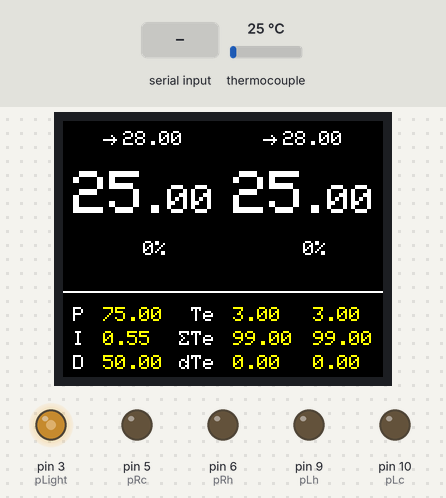
This sketch was run on a simulated Arduino Uno, built with avr-gcc and run on an emulated ATmega328P. On the bench: 160×128 colour display, output pins drawn as LEDs (lit = HIGH). Inputs (shaded band) come from the test bench; at power-on: thermocouple 25 °C. What the sketch prints to the serial monitor is not drawn.

Above: at 1.3 s.
1.4 s: "Lh" received over Serial
At 2.6 s:
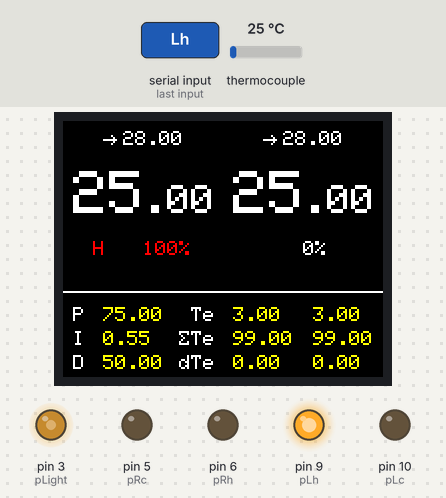
2.9 s: "Lc" received over Serial
At 3.2 s:
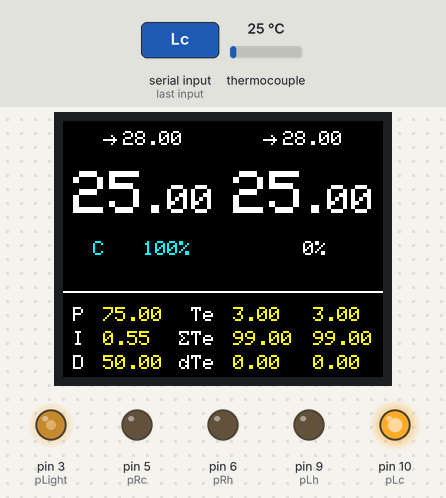
4.4 s: "Rh" received over Serial
At 4.8 s:
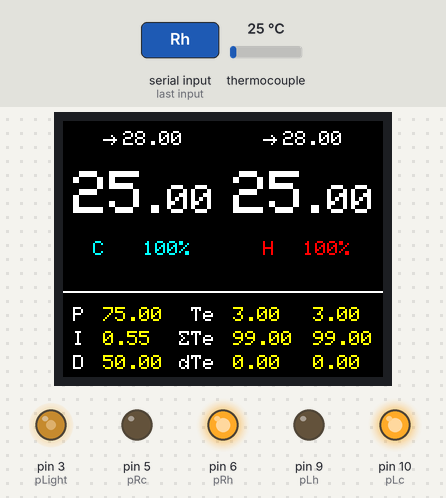
5.9 s: "Rc" received over Serial
At 6.5 s:
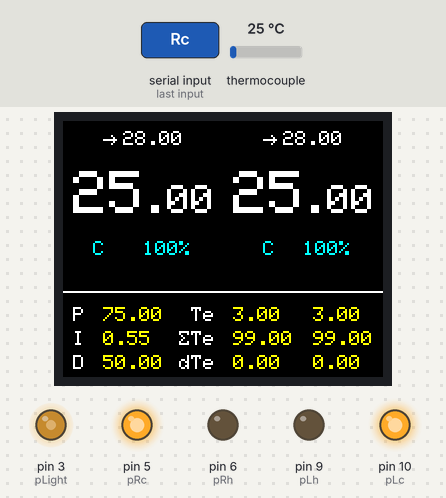
7.4 s: thermocouple set to 75 °C
At 7.6 s:
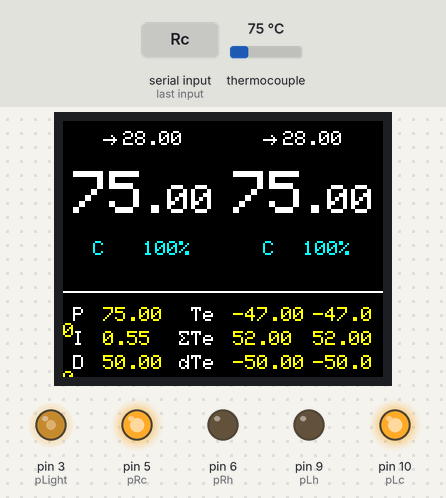
8.9 s: "light" received over Serial
At 9.23 s:
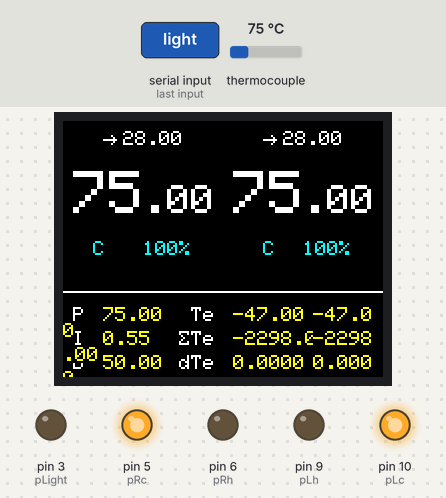
Timing chart, 0 to 11.9 s (numbered marks = the images above; inputs shaded):
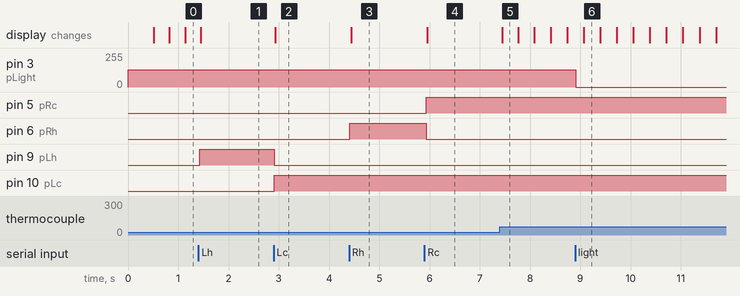

The sketch:

ThermoMaster.ino
```cpp
// (licence header left out)
// --- INCLUDES --------------------------------------------------------

#include <Adafruit_MAX31856.h> // Thermocouples
#include <Adafruit_GFX.h>      // Core graphics library
#include <Adafruit_ST7735.h>   // Hardware-specific library
#include <SPI.h>

// --- #DEFINEs --------------------------------------------------------

// Color definitions
#define BLACK   0x0000
#define GRAY    0x8410
#define WHITE   0xFFFF
#define RED     0xF800
#define ORANGE  0xFA60
#define YELLOW  0xFFE0
#define LIME    0x07FF
#define GREEN   0x07E0
#define CYAN    0x07FF
#define AQUA    0x04FF
#define BLUE    0x001F
#define MAGENTA 0xF81F
#define PINK    0xF8FF

// --- PINOUTS ---------------------------------------------------------

// --- IR Light

const int pLight = 3;

// --- Temperature sensors

// NB: Use of Hardware SPI:
// pin 11 (ISCP 4) is MOSI/SDI
// pin 12 (ICSP 1) is MISO/SDO
// pin 13 (ISCP 3) is CLK
const int plSensor = 7;
const int prSensor = 8;

// --- Peltier control (PWM compatible pins)
const int pRc = 5;
const int pRh = 6;
const int pLh = 9;
const int pLc = 10;

// --- Screen
const int pTFT_CS = A0;
const int pTFT_DC = A1;
const int pTFT_RST = A2;

// --- DEFINITIONS ----------------------------------------------------

boolean bRegul = false;
boolean bDirect = false;

float lTarget = 28;
float rTarget = 28;

float Pcoeff = 75;
float Icoeff = 0.55;
float Dcoeff = 50;

float lErr = 0,     rErr = 0;
float lErrRef = 0,  rErrRef = 0;
int ErrIntTime = 10;
float lErrInt = 0,  rErrInt = 0;
float lCmd = 0,     rCmd = 0;

float tRef;

// --- INITIALIZATIONS ------------------------------------------------

// --- Thermocouples

Adafruit_MAX31856 lTC = Adafruit_MAX31856(plSensor);
Adafruit_MAX31856 rTC = Adafruit_MAX31856(prSensor);

// --- Screen
Adafruit_ST7735 screen = Adafruit_ST7735(pTFT_CS, pTFT_DC, pTFT_RST);

void setup() {

  // --- IR light
  pinMode(pLight, OUTPUT);
  analogWrite(pLight, 128);

  // --- Serial communication
  Serial.begin(115200);
  Serial.setTimeout(1);

  // --- Peltier modules
  pinMode(pLc, OUTPUT);
  pinMode(pLh, OUTPUT);
  pinMode(pRc, OUTPUT);
  pinMode(pRh, OUTPUT);
  analogWrite(pLc, 0);
  analogWrite(pLh, 0);
  analogWrite(pRc, 0);
  analogWrite(pRh, 0);

  // Temperature sensors
  lTC.begin();
  rTC.begin();
  lTC.setThermocoupleType(MAX31856_TCTYPE_K);
  rTC.setThermocoupleType(MAX31856_TCTYPE_K);

  // --- Screen initialization
  pinMode(pTFT_CS, OUTPUT);
  pinMode(pTFT_DC, OUTPUT);

  screen.initR(INITR_BLACKTAB);
  screen.fillScreen(ST7735_BLACK);
  screen.setRotation(3);

  // Targets
  screen.drawLine(20, 9, 26, 9, WHITE);
  screen.drawLine(24, 7, 26, 9, WHITE);
  screen.drawLine(24, 11, 26, 9, WHITE);
  screen.drawLine(100, 9, 106, 9, WHITE);
  screen.drawLine(104, 7, 106, 9, WHITE);
  screen.drawLine(104, 11, 106, 9, WHITE);

  screen.drawLine(0, 85, 159, 85, WHITE);

  // --- PID parameters

  screen.setTextColor(WHITE, BLACK);
  screen.setTextSize(1);

  screen.setCursor(5,93);
  screen.print("P");

  screen.setCursor(5,105);
  screen.print("I");

  screen.setCursor(5,117);
  screen.print("D");

  // --- Control variables

  /// Text
  screen.setCursor(58,93);
  screen.print(" Te");

  screen.setCursor(58,105);
  screen.print(" Te");
  screen.drawChar(58, 105, 227, WHITE, BLACK, 1);

  screen.setCursor(58,117);
  screen.print("dTe");


  // --- Time reference
  tRef = micros();

}

void loop() {

  // === INPUTS ======================================================

  if (Serial.available()) {

    String cmd = Serial.readString();
    cmd.trim();

    // --- Identifier
    if (cmd.equals("getId")) { Serial.println("ThermoMaster"); }

    // --- Light
    if (cmd.substring(0,5).equals("light")) {
      int tmp = cmd.substring(6).toInt();
      analogWrite(pLight, tmp);
    }

    // --- Direct control
    if (cmd.substring(0,2).equals("Lh")) {

      int val = cmd.substring(3).toInt();
      Serial.println("Heating left at " + String(100*val/255) + "%");
      bRegul = false;
      bDirect = true;
      lCmd = 255;

    } else if (cmd.substring(0,2).equals("Lc")) {

      int val = cmd.substring(3).toInt();
      Serial.println("Cooling left at " + String(100*val/255) + "%");
      bRegul = false;
      bDirect = true;
      lCmd = -255;

    } else if (cmd.substring(0,2).equals("Rh")) {

      int val = cmd.substring(3).toInt();
      Serial.println("Heating right at " + String(100*val/255) + "%");
      bRegul = false;
      bDirect = true;
      rCmd = 255;

    } else if (cmd.substring(0,2).equals("Rc")) {
      int val = cmd.substring(3).toInt();
      Serial.println("Cooling right at " + String(100*val/255) + "%");
      bRegul = false;
      bDirect = true;
      rCmd = -255;
    }

    // --- Regulation
    if (cmd.equals("start")) {
      bRegul = true;
      bDirect = false;
      lErrInt = ErrIntTime*lErr;
      rErrInt = ErrIntTime*rErr;
    }
    if (cmd.equals("stop")) { bRegul = false; bDirect = false; }

    if (cmd.substring(0,1).equals("P")) { Pcoeff = cmd.substring(2).toFloat(); }
    if (cmd.substring(0,1).equals("I")) { Icoeff = cmd.substring(2).toFloat(); }
    if (cmd.substring(0,1).equals("D")) { Dcoeff = cmd.substring(2).toFloat(); }

    // --- Set target temperatures
    if (cmd.substring(0,3).equals("set")) {

      int k;
      for (int i = 4; i<=cmd.length(); i++) {
        if (cmd.charAt(i) == ' ') { k = i; }
      }

      char bufferLeft[10];
      cmd.substring(4,k).toCharArray(bufferLeft, 10);
      lTarget = atof(bufferLeft);

      char bufferRight[10];
      cmd.substring(k+1).toCharArray(bufferRight, 10);
      rTarget = atof(bufferRight);

      Serial.print(lTarget);
      Serial.print(" - ");
      Serial.println(rTarget);

    }

  }

  // === MEASUREMENT =================================================

  float lTemp = lTC.readThermocoupleTemperature();
  float rTemp = rTC.readThermocoupleTemperature();
  unsigned long t = micros();

  // Send data to the program
  Serial.print("Data ");
  Serial.print(t);
  Serial.print(" ");
  Serial.print(lTemp);
  Serial.print(" ");
  Serial.println(rTemp);

  // === CONTROL ====================================================

  // --- Get errors
  lErr = lTarget - lTemp;
  rErr = rTarget - rTemp;

  // --- Integrals
  lErrInt = (lErrInt + lErr)*(1-1/ErrIntTime);
  rErrInt = (rErrInt + rErr)*(1-1/ErrIntTime);
  if (lErrInt>99) { lErrInt = 99; }
  if (rErrInt>99) { rErrInt = 99; }

  if (bRegul) {

    // --- Get new commands
    lCmd = lErr*Pcoeff + lErrInt*Icoeff + (lErr-lErrRef)*Dcoeff;
    rCmd = rErr*Pcoeff + rErrInt*Icoeff + (rErr-rErrRef)*Dcoeff;

    // Boundaries
    if (lCmd<-255) { lCmd = -255; }
    if (lCmd>255) { lCmd = 255; }
    if (rCmd<-255) { rCmd = -255; }
    if (rCmd>255) { rCmd = 255; }

  } else if (!bDirect) {

      lCmd = 0;
      rCmd = 0;

  }

  // --- Apply commands
  if (lCmd>=0) {                    // Left, heat
    analogWrite(pLc, 0);
    analogWrite(pLh, round(lCmd));
  } else {                          // Left, cool
    analogWrite(pLh, 0);
    analogWrite(pLc, round(-lCmd));
  }

  if (rCmd>=0) {                    // Right, heat
    analogWrite(pRc, 0);
    analogWrite(pRh, round(rCmd));
  } else {                          // Right, cool
    analogWrite(pRh, 0);
    analogWrite(pRc, round(-rCmd));
  }

  // === DISPLAY ======================================================

  // Serial.println("Left: " + String(lTemp) + " / " + String(lErr) + " / "  + String(lErr-lErrRef) + " / "  + String(lErrInt) + " | " + String(lCmd) + " | " + String(lP) + " / " + String(lI) + " / " + String(lD));

  // --- Temperatures

  screen.setTextColor(WHITE, BLACK);
  screen.setTextSize(1);

  screen.setCursor(30,5);
  screen.print(lTarget);

  screen.setCursor(110,5);
  screen.print(rTarget);

  // Left temperature

  screen.setTextSize(3);

  int i1 = (int) lTemp;
  int i2 = lTemp*100 - i1*100;

  screen.setCursor(5,25);
  if (i1<10) { screen.print("0"); }
  screen.print(i1);
  screen.setCursor(40,32);
  screen.setTextSize(2);
  screen.print(".");
  if (i2<10) { screen.print("0"); }
  screen.print(i2);

  // Right temperature

  screen.setTextSize(3);

  i1 = (int) rTemp;
  i2 = rTemp*100 - i1*100;

  screen.setCursor(85,25);
  if (i1<10) { screen.print("0"); }
  screen.print(i1);
  screen.setCursor(120,32);
  screen.setTextSize(2);
  screen.print(".");
  if (i2<10) { screen.print("0"); }
  screen.print(i2);

  // --- Heating / Cooling

  screen.setTextSize(1);

  // Left

  screen.setCursor(15, 60);
  if (lCmd==0) {
    screen.setTextColor(WHITE, BLACK);
    screen.print(" ");
  } else if (lCmd<0) {
    screen.setTextColor(CYAN, BLACK);
    screen.print("C");
  } else {
    screen.setTextColor(RED, BLACK);
    screen.print("H");
  }

  screen.setCursor(40, 60);
  screen.print((int) abs(lCmd)*100/255);
  screen.print("%  ");

  // Right

  screen.setCursor(100, 60);
  if (rCmd==0) {
    screen.setTextColor(WHITE, BLACK);
    screen.print(" ");
  } else if (rCmd<0) {
    screen.setTextColor(CYAN, BLACK);
    screen.print("C");
  } else {
    screen.setTextColor(RED, BLACK);
    screen.print("H");
  }

  screen.setCursor(120, 60);
  screen.print((int) abs(rCmd)*100/255);
  screen.print("%  ");

  // --- PID Parameters
  screen.setTextColor(YELLOW, BLACK);
  screen.setTextSize(1);

  screen.setCursor(20,93);
  screen.print(Pcoeff);

  screen.setCursor(20,105);
  screen.print(Icoeff);

  screen.setCursor(20,117);
  screen.print(Dcoeff);

  // --- Control loop variables

  // Left
  screen.setCursor(85,93);
  screen.print(lErr);

  screen.setCursor(85,105);
  screen.print(lErrInt);

  screen.setCursor(85,117);
  screen.print(lErr-lErrRef);

  // Right
  screen.setCursor(125,93);
  screen.print(rErr);

  screen.setCursor(125,105);
  screen.print(rErrInt);

  screen.setCursor(125,117);
  screen.print(rErr-rErrRef);

  // --- Update error references --------------------------------------

  lErrRef = lErr;
  rErrRef = rErr;

}

// === COLOR FUNCTIONS ================================================

word RGB(byte R, byte G, byte B) { return ( ((R & 0xF8) << 8) | ((G & 0xFC) << 3) | (B >> 3) ); }
```

Measured:
- after the input at 1.4 s, pin 9 (pLh): LOW → HIGH at once; the display: changes after 0.05 s (image 1)
- after the input at 2.9 s, pin 9 (pLh): HIGH → LOW at once; pin 10 (pLc): LOW → HIGH at once; the display: changes at once (image 2)
- after the input at 4.4 s, pin 6 (pRh): LOW → HIGH at once; the display: changes at once (image 3)
- after the input at 5.9 s, pin 5 (pRc): LOW → HIGH at once; pin 6 (pRh): HIGH → LOW at once; the display: changes after 0.06 s (image 4)
- after the input at 7.4 s, the display: changes after 0.05 s (image 5)
- after the input at 8.9 s, pin 3 (pLight): 128/255 → 0/255 at once
